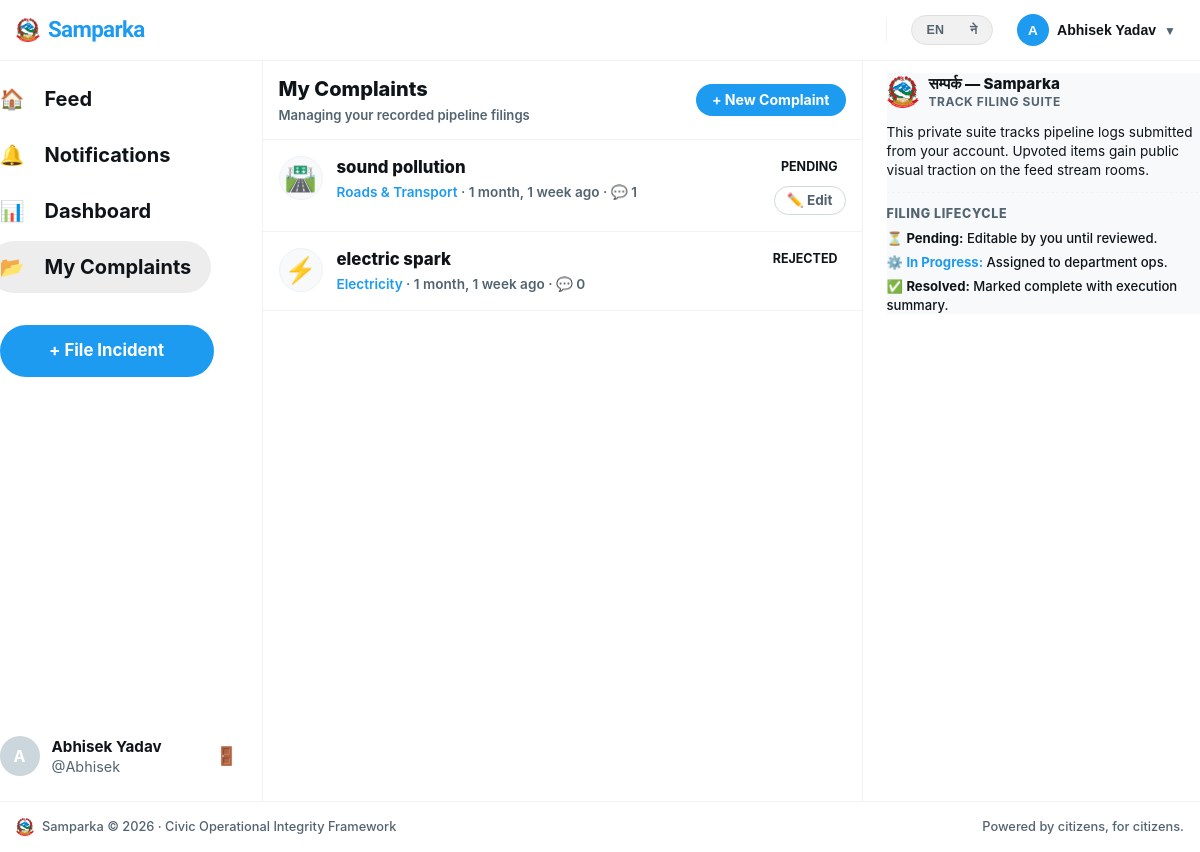
Page /complaints/my/ (signed in) on the committed database.
### accounts/models.py (models this page shows, shortened)
class User(AbstractUser):
    avatar = models.ImageField(upload_to='avatars/', null=True, blank=True)
    bio = models.TextField(max_length=300, blank=True)
    district = models.CharField(max_length=100, blank=True)
    ward = models.CharField(max_length=100, blank=True)
    phone = models.CharField(max_length=15, blank=True)
    is_verified = models.BooleanField(default=False)
    role = models.CharField(          # ← now inside the class
        max_length=20,
        choices=ROLE_CHOICES,
        default="user"
    )
    @property
    def display_name(self):
        if self.first_name:
            return f"{self.first_name} {self.last_name}".strip()
        return self.username

### complaints/models.py (models this page shows, shortened)
class Complaint(models.Model):
    STATUS_PENDING = 'pending'
    STATUS_VERIFIED = 'verified'
    STATUS_IN_PROGRESS = 'in_progress'
    STATUS_SOLVED = 'solved'
    STATUS_REJECTED = 'rejected'
    STATUS_CHOICES = [
        (STATUS_PENDING, _('Pending')),
        (STATUS_VERIFIED, _('Verified')),
        (STATUS_IN_PROGRESS, _('In Progress')),
        (STATUS_SOLVED, _('Solved')),
        (STATUS_REJECTED, _('Rejected')),
    ]
    STATUS_COLORS = {
        STATUS_PENDING: '#F59E0B',
        STATUS_VERIFIED: '#3B82F6',
        STATUS_IN_PROGRESS: '#8B5CF6',
        STATUS_SOLVED: '#10B981',
        STATUS_REJECTED: '#EF4444',
    }
    PRIORITY_CHOICES = [
        ('low', _('Low')),
        ('medium', _('Medium')),
        ('high', _('High')),
        ('urgent', _('Urgent')),
    ]
    priority = models.CharField(max_length=10, choices=PRIORITY_CHOICES, default='medium')
    due_date = models.DateField(null=True, blank=True)
    author = models.ForeignKey(settings.AUTH_USER_MODEL, on_delete=models.CASCADE, related_name='complaints')
    department = models.ForeignKey(Department, on_delete=models.SET_NULL, null=True, related_name='complaints')
    title = models.CharField(max_length=200)
    description = models.TextField()
    status = models.CharField(max_length=20, choices=STATUS_CHOICES, default=STATUS_PENDING)
    location_name = models.CharField(max_length=200, blank=True, help_text='Human readable location name')
    latitude = models.DecimalField(max_digits=9, decimal_places=6, null=True, blank=True)
    longitude = models.DecimalField(max_digits=9, decimal_places=6, null=True, blank=True)
    upvotes = models.ManyToManyField(settings.AUTH_USER_MODEL, through='Vote', related_name='voted_complaints', blank=True)
    view_count = models.PositiveIntegerField(default=0)
    admin_note = models.TextField(blank=True, help_text='Internal note from admin (not shown to public)')
    is_anonymous = models.BooleanField(default=False)
    created_at = models.DateTimeField(auto_now_add=True)
    updated_at = models.DateTimeField(auto_now=True)
    class Meta:
        ordering = ['-created_at']
    def get_absolute_url(self):
        return reverse('complaints:detail', kwargs={'pk': self.pk})
    @property
    def comment_count(self):
        return self.comments.filter(is_approved=True).count()

### departments/models.py (models this page shows, shortened)
class Department(models.Model):
    name = models.CharField(
        max_length=100,
        unique=True
    )
    name_ne = models.CharField(
        max_length=100,
        blank=True,
        help_text='Nepali name of the department (optional)'
    )
    slug = models.SlugField(
        unique=True
    )
    description = models.TextField(
        blank=True
    )
    icon = models.CharField(
        max_length=50,
        default='🏛️',
        help_text='Emoji icon for the department'
    )
    color = models.CharField(
        max_length=7,
        default='#3B82F6',
        help_text='Hex color for department badge'
    )
    is_active = models.BooleanField(
        default=True
    )
    created_at = models.DateTimeField(
        auto_now_add=True
    )
    class Meta:
        ordering = ['name']
    @property
    def display_name(self):
        if get_language() == 'ne' and self.name_ne:
            return self.name_ne
        return self.name

### complaints/views.py (the view)
# urls.py: path('my/', views.my_complaints, name='my_complaints'),
@login_required
def my_complaints(request):
    complaints = request.user.complaints.select_related('department').order_by('-created_at')
    return render(request, 'complaints/my_complaints.html', {'complaints': complaints})

### complaints/templates/complaints/my_complaints.html (shortened to what this page needs)
{% extends 'base.html' %}
{% load humanize %}
{% load i18n %}
{% block content %}
<div class="x-workspace-container">
 <aside class="x-panel-left">
    <div class="x-sticky-scroll-box">
      <nav class="x-v-nav">
  <a href="{% url 'complaints:feed' %}"
     class="x-v-link {% if request.resolver_match.url_name == 'feed' %}active{% endif %}">
    <span class="x-v-icon">🏠</span>
    <span class="x-v-label">{% trans "Feed" %}</span>
  </a>
  <a href="{% url 'accounts:notifications' %}"
     class="x-v-link {% if request.resolver_match.url_name == 'notifications' %}active{% endif %}">
    <span class="x-v-icon" style="position:relative;">
      🔔
    </span>
    <span class="x-v-label">{% trans "Notifications" %}</span>
  </a>
  {% if user.is_authenticated %}
    <a href="{% url 'accounts:role_redirect' %}"
       class="x-v-link {% if request.resolver_match.url_name == 'user_dashboard' %}active{% endif %}">
      <span class="x-v-icon">📊</span>
      <span class="x-v-label">{% trans "Dashboard" %}</span>
    </a>
    <a href="{% url 'complaints:my_complaints' %}"
       class="x-v-link {% if request.resolver_match.url_name == 'my_complaints' %}active{% endif %}">
      <span class="x-v-icon">📂</span>
      <span class="x-v-label">{% trans "My Complaints" %}</span>
    </a>
  {% endif %}
</nav>
      {% if user.is_authenticated %}
        <div style="padding: 0 12px; margin-top: 16px;">
          <a href="{% url 'complaints:create' %}" class="x-v-post-btn" style="text-decoration: none; text-align: center; display: block;">
            + {% trans "File Incident" %}
          </a>
        </div>
      {% endif %}
        {% if user.is_authenticated %}
      <div class="x-v-profile-anchor">
        <a href="{% url 'accounts:profile' username=user.username %}" class="x-v-profile-info" style="text-decoration:none;">
          {% if user.avatar %}
            <img src="{{ user.avatar.url }}" class="complaint-author-avatar" />
          {% else %}
            <span class="complaint-author-avatar">{{ user.username|first|upper }}</span>
          {% endif %}
          <div class="x-v-profile-text">
            <span class="x-v-display-name">{{ user.display_name|default:user.username }}</span>
            <span class="x-v-username">@{{ user.username }}</span>
          </div>
        </a>
        <a href="{% url 'accounts:logout' %}" class="x-v-logout-trigger" title="{% trans 'Log Out' %}" style="text-decoration:none;">🚪</a>
      </div>
      {% endif %}
    </div>
  </aside>
  <main class="x-panel-center">
    <div style="border-bottom: 1px solid var(--border-color); padding: 14px 16px; display: flex; align-items: center; justify-content: space-between; sticky-top: 0; background: rgba(255,255,255,0.85); backdrop-filter: blur(8px); z-index: 10;">
      <div>
        <h1 style="font-size: 1.25rem; font-weight: 800; color: var(--text-main); margin: 0; font-family: var(--font-stack);">{% trans "My Complaints" %}</h1>
        <span style="font-size: 0.82rem; color: var(--text-muted); font-weight: 600;">{% trans "Managing your recorded pipeline filings" %}</span>
      </div>
      <a href="{% url 'complaints:create' %}" class="x-v-post-btn" style="margin-top:0 !important; width: auto !important; padding: 6px 16px !important; font-size: 0.88rem !important; text-decoration: none;">{% trans "+ New Complaint" %}</a>
    </div>
    <div class="my-list">
      {% for complaint in complaints %}
      <div class="my-item" style="border-bottom: 1px solid var(--border-color); padding: 16px; display: flex; gap: 14px; align-items: flex-start; transition: background 0.2s;" onmouseover="this.style.backgroundColor='rgba(0,0,0,0.01)'" onmouseout="this.style.backgroundColor='transparent'">
        {% if complaint.department %}
        <span style="font-size: 1.6rem; background: var(--bg-subtle); border-radius: 50%; padding: 8px; width: 44px; height: 44px; display: inline-flex; align-items: center; justify-content: center; border: 1px solid var(--border-color);">
          {{ complaint.department.icon }}
        </span>
        {% else %}
        <span style="font-size: 1.6rem; background: var(--bg-subtle); border-radius: 50%; padding: 8px; width: 44px; height: 44px; display: inline-flex; align-items: center; justify-content: center; border: 1px solid var(--border-color);">
          📁
        </span>
        {% endif %}
        <div class="my-item-main" style="flex: 1; display: flex; flex-direction: column; gap: 4px;">
          <div class="my-item-title">
            <a href="{{ complaint.get_absolute_url }}" style="font-size: 1.05rem; font-weight: 800; color: var(--text-main); text-decoration: none; line-height: 1.3;">
              {{ complaint.title }}
            </a>
          </div>
          <div class="my-item-meta" style="font-size: 0.85rem; color: var(--text-muted); font-weight: 600;">
            <span style="color: var(--accent-blue);">{{ complaint.department.display_name|default:"General / No Department" }}</span>
            &middot; <span>{{ complaint.created_at|naturaltime }}</span>
            &middot; <span>💬 {{ complaint.comment_count }}</span>
          </div>
        </div>
        <div style="display: flex; flex-direction: column; align-items: flex-end; gap: 8px;">
          <span class="status-badge status-{{ complaint.status }}" style="font-weight: 700; font-size: 0.78rem;">
            {{ complaint.get_status_display }}
          </span>
          {% if complaint.status == 'pending' %}
          <a href="{% url 'complaints:edit' pk=complaint.pk %}" class="x-pill-action-btn" style="border: 1px solid #cfd9de; padding: 4px 12px !important; text-decoration: none; font-size: 0.8rem; font-weight: 700;">
            ✏️ {% trans "Edit" %}
          </a>
          {% endif %}
        </div>
      </div>
      {% endfor %}
    </div>
  </main>
  <aside class="x-panel-right">
    <div class="x-sticky-scroll-box">
      <div class="x-right-sidebar-block" style="background-color: var(--bg-subtle);">
        <div style="display: flex; align-items: center; gap: 10px; margin-bottom: 12px;">
          <img src="/media/complaints/images/nepal-emblem.png" alt="{% trans 'Nepal Emblem' %}" style="width: 32px; height: auto; object-fit: contain;" />
          <div>
            <div style="font-size: 0.95rem; font-weight: 800; color: var(--text-main);">{% trans "सम्पर्क — Samparka" %}</div>
            <div style="font-size: 0.75rem; font-weight: 700; color: var(--text-muted); text-transform: uppercase; letter-spacing: 0.05em;">{% trans "Track Filing Suite" %}</div>
          </div>
        </div>
        <p style="font-size: 0.85rem; color: var(--text-main); line-height: 1.4; margin: 0 0 12px 0;">{% trans "This private suite tracks pipeline logs submitted from your account. Upvoted items gain public visual traction on the feed stream rooms." %}</p>
        <div style="border-top: 1px dashed var(--border-color); margin-bottom: 12px;"></div>
        <div style="font-size: 0.78rem; font-weight: 800; color: var(--text-muted); text-transform: uppercase; letter-spacing: 0.05em; margin-bottom: 6px;">{% trans "Filing Lifecycle" %}</div>
        <ul style="margin: 0; padding: 0; list-style: none; display: flex; flex-direction: column; gap: 6px; font-size: 0.82rem; color: var(--text-main); font-weight: 500;">
          <li>⏳ <strong style="color:var(--accent-orange);">Pending:</strong> {% trans "Editable by you until reviewed." %}</li>
          <li>⚙️ <strong style="color:var(--accent-blue);">In Progress:</strong> {% trans "Assigned to department ops." %}</li>
          <li>✅ <strong style="color:var(--accent-green);">Resolved:</strong> {% trans "Marked complete with execution summary." %}</li>
        </ul>
      </div>
    </div>
  </aside>
</div>
{% endblock %}

### templates/base.html (shortened to what this page needs)
<!DOCTYPE html>
<html lang="{{ LANGUAGE_CODE }}">
<head>
  {% load static %}
  {% load i18n %}
  <link rel="stylesheet" href="https://unpkg.com/leaflet@1.9.4/dist/leaflet.css" />
  <link rel="stylesheet" href="{% static 'css/main.css' %}?v=105" />
  <link rel="stylesheet" href="{% static 'css/footer.css' %}?v=105" />
</head>
<body>
{% get_current_language as CURRENT_LANGUAGE %}
<div class="x-app-wrapper" style="display: flex; flex-direction: column; min-height: 100vh;">
  <header class="x-global-header">
    <div class="x-header-inner">
<a href="{% url 'complaints:feed' %}" class="x-header-brand" style="text-decoration: none; display: flex; align-items: center; gap: 8px;">
  <img src="/media/complaints/images/nepal-emblem.png" alt="{% trans 'Nepal Emblem' %}" width="24" height="24" style="object-fit: contain;">
  <span class="x-brand-text" style="font-family: 'Sora', sans-serif; font-weight: 800; font-size: 1.4rem; letter-spacing: -0.03em; color: var(--accent-blue, #1d9bf0);">
    {% if CURRENT_LANGUAGE == 'ne' %}सम्पर्क{% else %}Samparka{% endif %}
  </span>
</a>
      <div class="x-header-links">
        <div class="x-header-actions-group">
          <form action="{% url 'set_language' %}" method="post" class="lang-switch" id="lang-form-auth">
  <input type="hidden" name="language" id="lang-input-auth" value="{% get_current_language as CURRENT_LANGUAGE %}{{ CURRENT_LANGUAGE }}">
  <div class="lang-toggle">
    <button type="button" class="lang-option {% if CURRENT_LANGUAGE == 'en' %}active{% endif %}" onclick="switchLanguage(this, 'en')">EN</button>
    <button type="button" class="lang-option {% if CURRENT_LANGUAGE == 'ne' %}active{% endif %}" onclick="switchLanguage(this, 'ne')">ने</button>
  </div>
</form>
          {% if user.is_authenticated %}
            <div class="nav-user-menu">
              <button class="nav-user-btn" onclick="toggleUserMenu(this, event)" style="background: none; border: none; display: flex; align-items: center; gap: 8px; cursor: pointer; padding: 4px 8px; border-radius: 999px; transition: background 0.2s;" onmouseover="this.style.background='var(--bg-subtle)'" onmouseout="this.style.background='none'">
                {% if user.avatar %}
                  <img src="{{ user.avatar.url }}" alt="{{ user.username }}" style="width: 32px; height: 32px; border-radius: 50%; object-fit: cover; border: 1px solid var(--border-color);" />
                {% else %}
                  <span style="width: 32px; height: 32px; border-radius: 50%; background: var(--accent-blue, #1d9bf0); display: inline-flex; align-items: center; justify-content: center; font-weight: 800; color: #ffffff; font-size: 0.85rem;">{{ user.username|first|upper }}</span>
                {% endif %}
                <span class="nav-username" style="font-weight: 700; font-size: 0.88rem; color: var(--text-main, #0f1419); max-width: 110px; overflow: hidden; text-overflow: ellipsis; white-space: nowrap;">{{ user.display_name }}</span>
                <span style="font-size: 0.75rem; color: var(--text-muted); padding-top: 2px;">▼</span>
              </button>
            </div>
          {% endif %}
        </div>
      </div>
    </div>
  </header>
  <main class="main-content" style="flex: 1 0 auto; display: flex; flex-direction: column;">
    {% block content %}{% endblock %}
  </main>
  <footer class="footer" style="background-color: #ffffff; border-top: 1px solid var(--border-color, #eff3f4); padding: 16px 0; flex-shrink: 0;">
    <div class="container footer-inner" style="max-width: 1250px; margin: 0 auto; padding: 0 16px; display: flex; align-items: center; justify-content: space-between; font-size: 0.8rem; color: var(--text-muted, #536471);">
      <div style="display: flex; align-items: center; gap: 8px;">
        <img src="/media/complaints/images/nepal-emblem.png" alt="{% trans 'Nepal Emblem' %}" width="18" height="18" style="object-fit: contain;">
        <span style="font-weight: 500;">Samparka &copy; 2026 &middot; {% trans "Civic Operational Integrity Framework" %}</span>
      </div>
      <div style="font-weight: 500;">{% trans "Powered by citizens, for citizens." %}</div>
    </div>
  </footer>
</div>
</body>
</html>

### rows in the picture
User: username|first "A", display_name "Abhisek Yadav", username "Abhisek"
Complaint: department.icon "🛣️", title "sound pollution", department.display_name "Roads & Transport", created_at "1 month, 1 week ago", comment_count "1", status "PENDING"
Complaint: department.icon "⚡", title "electric spark", department.display_name "Electricity", created_at "1 month, 1 week ago", comment_count "0", status "REJECTED"
